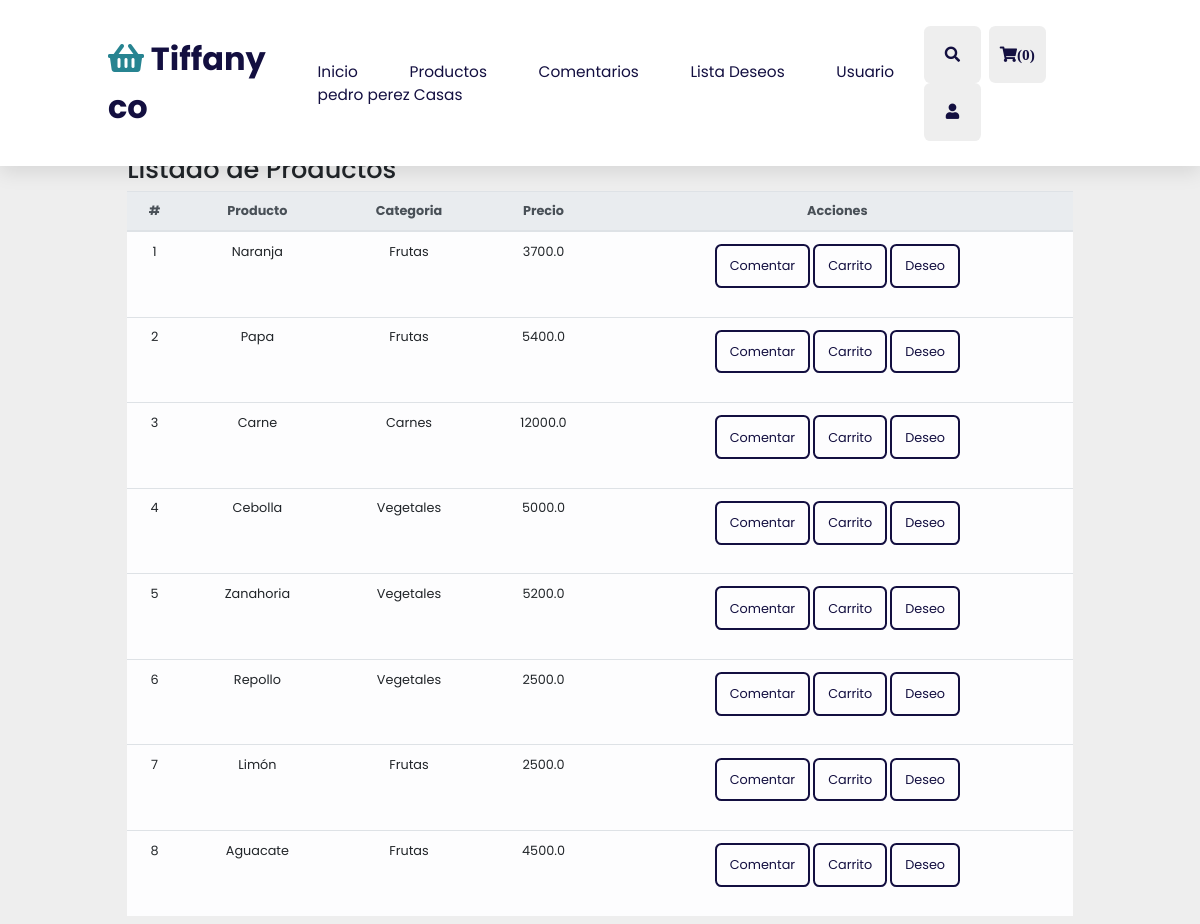
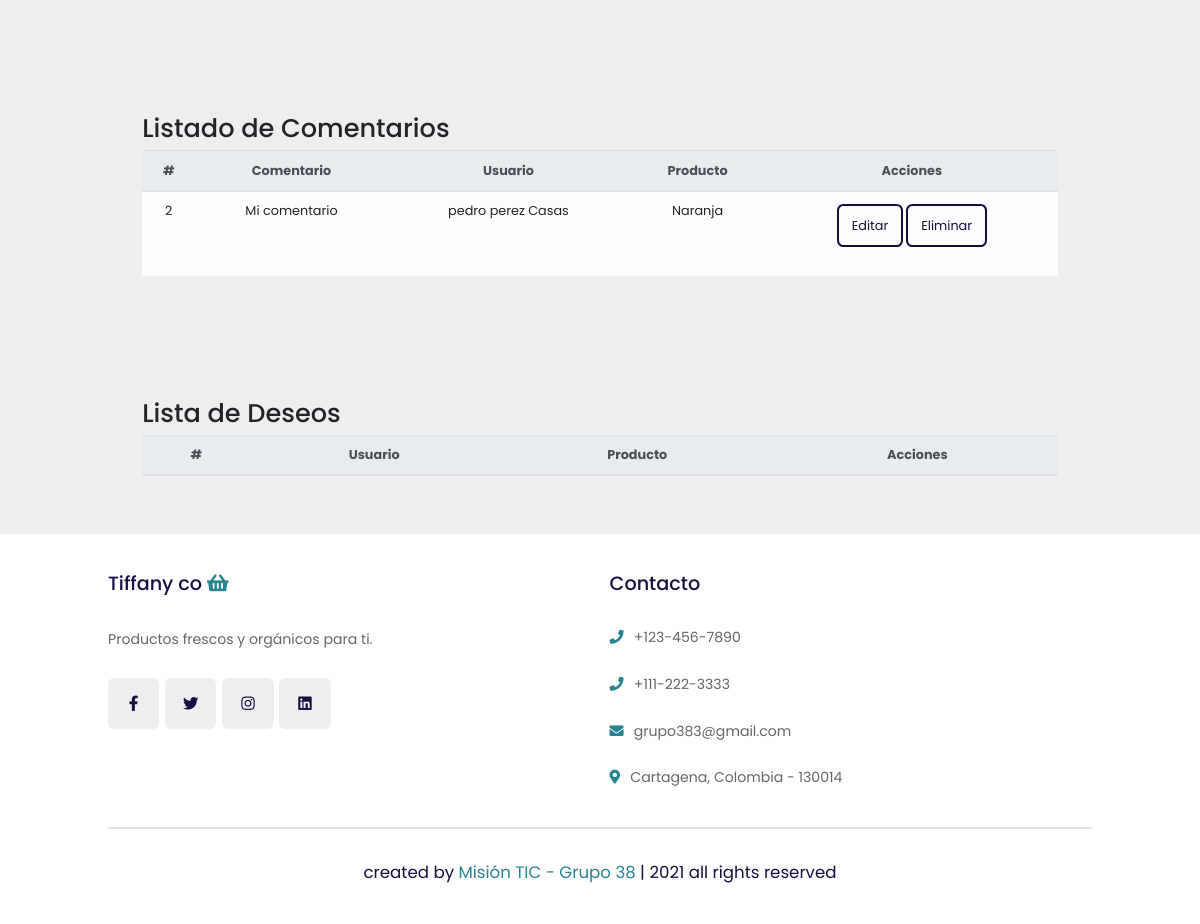
Page /compra (signed in) on the earlier database version (2 pictures, top to bottom).
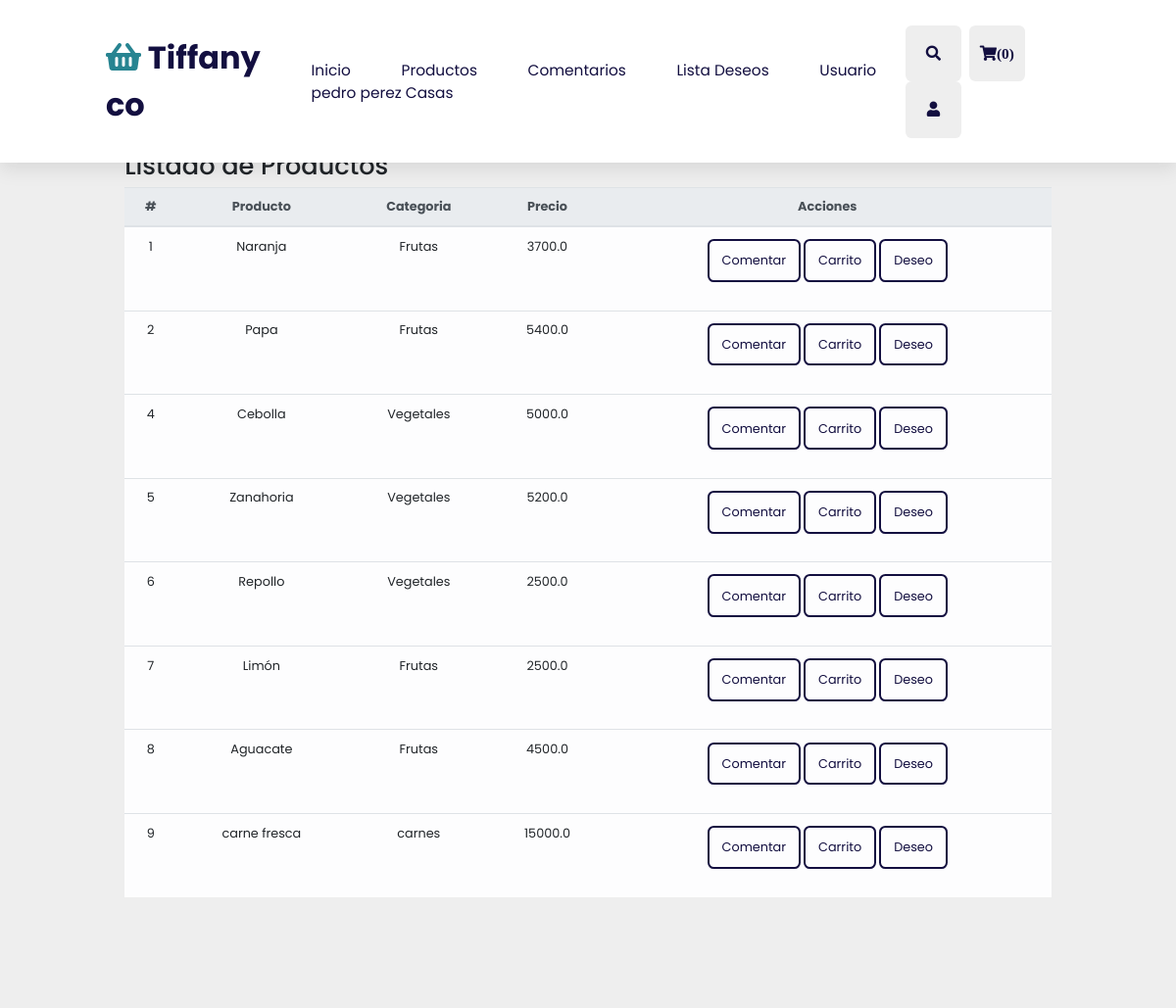
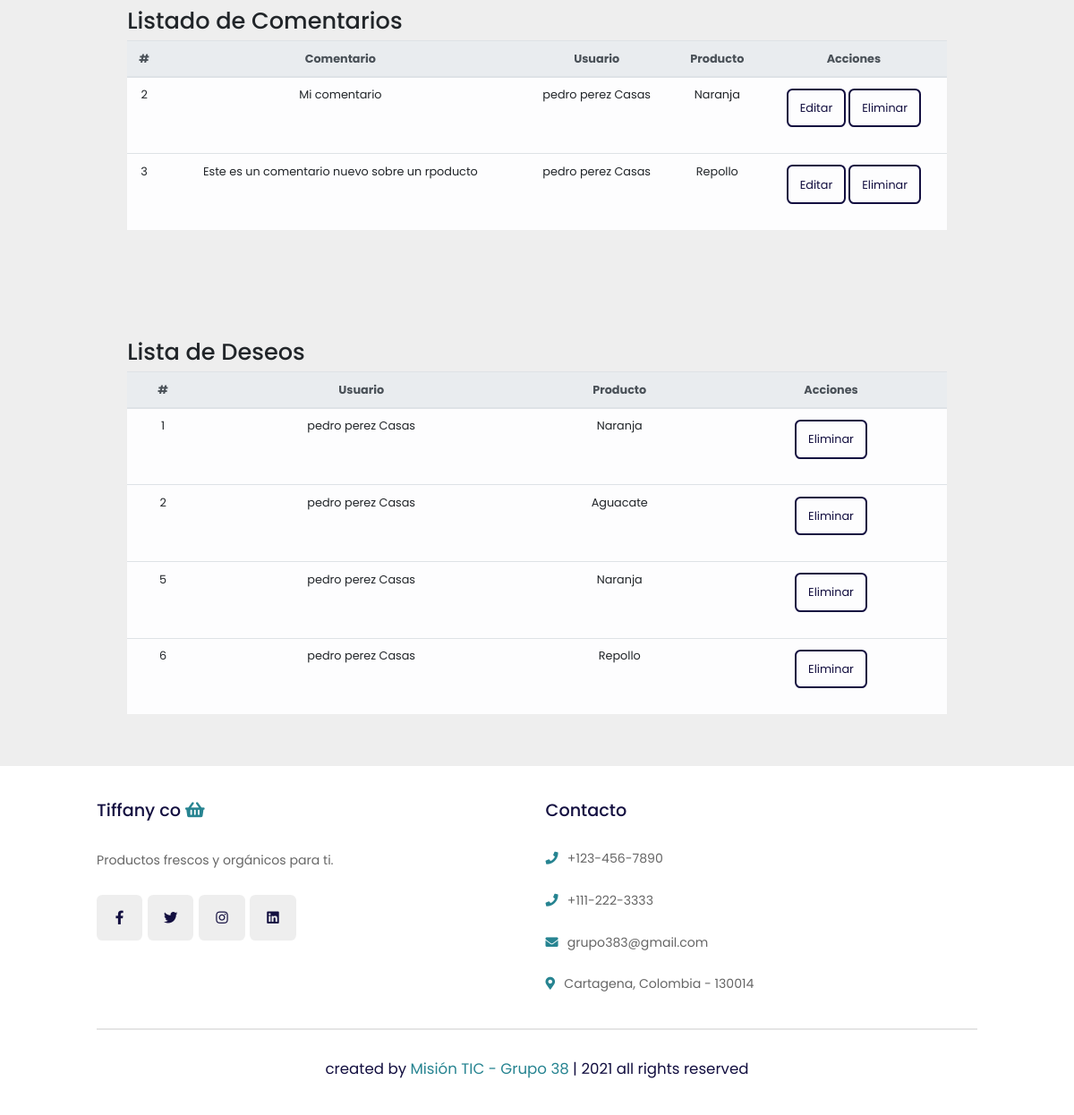
Same page on the later database version (2 pictures, top to bottom).
### app.py (models this page shows)
class Users(db.Model):
    id = db.Column(db.Integer, primary_key=True)
    nombre = db.Column(db.String(150), nullable=False)
    telefono = db.Column(db.String(20), nullable=False)
    email = db.Column(db.String(100), unique=True, nullable=False)
    password = db.Column(db.String(80), nullable=False)
    perfil = db.Column(db.String(1), default='1')
    comentario = db.relationship("Comentarios", backref="users")
    compra = db.relationship('Compras', backref='users')
    deseo = db.relationship('ListaDeseos', backref='users')

class Products(db.Model):
    id = db.Column(db.Integer, primary_key=True)
    producto = db.Column(db.String(150), nullable=False)
    categoria = db.Column(db.String(50), nullable=False)
    precio = db.Column(db.Float, default = 0.0)
    stock = db.Column(db.Integer, default=0)
    comentario = db.relationship('Comentarios', backref='products')
    compra = db.relationship('Compras', backref='products')
    deseo = db.relationship('ListaDeseos', backref='products')

class Comentarios(db.Model):
    id = db.Column(db.Integer, primary_key=True)
    comentario = db.Column(db.String(300), nullable=False)
    id_user = db.Column(db.Integer, db.ForeignKey('users.id'), nullable=False)
    id_producto = db.Column(db.Integer, db.ForeignKey('products.id'), nullable=False)

class ListaDeseos(db.Model):
    id = db.Column(db.Integer, primary_key=True)
    id_user = db.Column(db.Integer, db.ForeignKey('users.id'), nullable=False)
    id_producto = db.Column(db.Integer, db.ForeignKey('products.id'), nullable=False)

### app.py (the view)
@app.route('/compra')
def compra():
    try:
        if 'usercompra' in session:
            userid = session['userid']
            productos = Products.query.all()
            comentarios = Comentarios.query.filter_by(id_user=userid).all()
            ldeseos = ListaDeseos.query.filter_by(id_user=userid).all()
    except Exception as e:
        print(e)
    return render_template('compra.html', productos=productos, comentarios=comentarios, ldeseos= ldeseos)

### templates/compra.html (shortened to what this page needs)
<!DOCTYPE html>
<html lang="en">
<head>
    <link rel="stylesheet" href="https://unpkg.com/swiper@7/swiper-bundle.min.css" />
    <link rel="stylesheet" href="https://cdnjs.cloudflare.com/ajax/libs/font-awesome/5.15.4/css/all.min.css">
    <link rel="stylesheet" href="https://maxcdn.bootstrapcdn.com/bootstrap/4.0.0/css/bootstrap.min.css">
    <link rel="stylesheet" href="{{url_for('static', filename='css/style.css') }}">
</head>
<body>
    <header class="header">
        <a href="{{url_for('compra')}}" class="logo"> <i class="fas fa-shopping-basket"></i> Tiffany co </a>
        <nav class="navbar">
            <a href="{{url_for('compra')}}">Inicio</a>
            <a href="#products">Productos</a>
            <a href="#review">Comentarios</a>
            <a href="#listadeseos">Lista Deseos</a>
            <a href="#products">Usuario</a>
            <a href="{{url_for('compra')}}">{{session['usercompra']}}</a>
        </nav>
        <div class="icons">
            <div class="fas fa-search" id="search-btn"></div>
            <div class="fas fa-shopping-cart" id="cart-btn">({{session['Carritocompra']|length}})</div>
            <div class="fas fa-user" id="login-btn"></div>
        </div>
    </header>
    <section class="features">
    </section>
    <section class="products" id="products">
        <div class="container p-4 mt-4">
            <div class="row">
                <div class="col">
                    <h2>Listado de Productos</h2>
                    <table class="table table-light">
                        <thead class="thead-light">
                            <tr style="text-align: center">
                                <th>#</th>
                                <th>Producto</th>
                                <th>Categoria</th>
                                <th>Precio</th>
                                <th>Acciones</th>
                            </tr>
                        </thead>
                        <tbody>
                            {% for product in productos %}
                            <tr style="text-align: center">
                                <td>{{product.id}}</td>
                                <td>{{product.producto}}</td>
                                <td>{{product.categoria}}</td>
                                <td>{{product.precio}}</td>
                                <td>
                                    <div>
                                        <a href="" class="btn btn-default btn-rounded mb-4" data-toggle="modal"
                                            data-target="#modalLoginForm{{product.id}}">Comentar</a>
                                        <a href="" class="btn btn-default btn-rounded mb-4" data-toggle="modal"
                                            data-target="#modalcarrito{{product.id}}"">Carrito</a>
                                        <a href="" class=" btn btn-default btn-rounded mb-4" data-toggle="modal"
                                            data-target="#modaldeseo{{product.id}}">Deseo</a>
                                    </div>
                                </td>
                            </tr>
                            {% endfor %}
                        </tbody>
                    </table>
                </div>
            </div>
        </div>
    </section>
    <section class="reviews" id="comentarios">
        <div class="container p-4 mt-4">
            <div class="col">
                <h2>Listado de Comentarios</h2>
                <table class="table table-light">
                    <thead class="thead-light">
                        <tr style="text-align: center">
                            <th>#</th>
                            <th>Comentario</th>
                            <th>Usuario</th>
                            <th>Producto</th>
                            <th>Acciones</th>
                        </tr>
                    </thead>
                    <tbody>
                        {% for comenta in comentarios %}
                        <tr style="text-align: center">
                            <td>{{comenta.id}}</td>
                            <td>{{comenta.comentario}}</td>
                            <td>{{comenta.users.nombre}}</td>
                            <td>{{comenta.products.producto}}</td>
                            <td>
                                <a href="{{comenta.id}}" class="btn btn-default btn-rounded mb-4" data-toggle="modal"
                                    data-target="#modalcomentario{{comenta.id}}">Editar</a>
                                <a onclick="return confirm('¿Desea borrar el producto?')"
                                    class="btn btn-danger tn-rounded mb-4"
                                    href="{{url_for('del_comenta', id=comenta.id)}}">Eliminar</a>
                            </td>
                        </tr>
                        {% endfor %}
                    </tbody>
                </table>
            </div>
        </div>
    </section>
    <section class="reviews" id="listadeseos">
        <div class="container p-4 mt-4">
            <div class="col">
                <h2>Lista de Deseos</h2>
                <table class="table table-light">
                    <thead class="thead-light">
                        <tr style="text-align: center">
                            <th>#</th>
                            <th>Usuario</th>
                            <th>Producto</th>
                            <th>Acciones</th>
                        </tr>
                    </thead>
                    <tbody>
                        {% for ldeseo in ldeseos %}
                        <tr style="text-align: center">
                            <td>{{ldeseo.id}}</td>
                            <td>{{ldeseo.users.nombre}}</td>
                            <td>{{ldeseo.products.producto}}</td>
                            <td>
                                <a onclick="return confirm('¿Desea borrar el itém?')"
                                    class="btn btn-danger tn-rounded mb-4"
                                    href="{{url_for('del_ldeseo', id=ldeseo.id)}}">Eliminar</a>
                            </td>
                        </tr>
                        {% endfor %}
                    </tbody>
                </table>
            </div>
        </div>
    </section>
    <section class="footer">
        <div class="box-container">
            <div class="box">
                <h3> Tiffany co <i class="fas fa-shopping-basket"></i> </h3>
                <p>Productos frescos y orgánicos para ti.</p>
                <div class="share">
                    <a href="#" class="fab fa-facebook-f"></a>
                    <a href="#" class="fab fa-twitter"></a>
                    <a href="#" class="fab fa-instagram"></a>
                    <a href="#" class="fab fa-linkedin"></a>
                </div>
            </div>
            <div class="box">
                <h3>Contacto</h3>
                <a href="#" class="links"> <i class="fas fa-phone"></i> +123-456-7890 </a>
                <a href="#" class="links"> <i class="fas fa-phone"></i> +111-222-3333 </a>
                <a href="#" class="links"> <i class="fas fa-envelope"></i> grupo383@gmail.com </a>
                <a href="#" class="links"> <i class="fas fa-map-marker-alt"></i> Cartagena, Colombia - 130014 </a>
            </div>
        </div>
        <div class="credit"> created by <span> Misión TIC - Grupo 38 </span> | 2021 all rights reserved </div>
    </section>
</body>
</html>

### static/css/style.css (style rules this page uses)
:root { --orange:#278491; --black:#130f40; --light-color:#666; --box-shadow:0 .5rem 1.5rem rgba(0,0,0,.1); --border:.2rem solid rgba(0,0,0,.1); --outline:.1rem solid rgba(0,0,0,.1); --outline-hover:.2rem solid var(--black); }
* { font-family: 'Poppins', sans-serif; margin:0; padding:0; box-sizing: border-box; outline: none; border:none; text-decoration: none; transition: all .2s linear; }
html { font-size: 80%; overflow-x: hidden; scroll-behavior: smooth; scroll-padding-top: 7rem; }
body { background:#eee; }
section { padding:2rem 9%; }
.btn { margin-top: .2rem; display: inline-block; padding:.8rem 1rem; font-size: 1rem; border-radius: .5rem; border:.2rem solid var(--black); color:var(--black); cursor: pointer; background: none; }
.header { position: fixed; top:0; left:0; right: 0; z-index: 1000; display: flex; align-items: center; justify-content: space-between; padding:2rem 9%; background:#fff; box-shadow: var(--box-shadow); }
.header .logo { font-size: 2.5rem; font-weight: bolder; color:var(--black); }
.header .logo i { color:var(--orange); }
.header .navbar a { font-size: 1.2rem; margin:0 1rem; color:var(--black); }
.header .icons div { height: 4.5rem; width: 4.5rem; line-height: 4.5rem; border-radius: .5rem; background: #eee; color:var(--black); font-size: 1.2rem; margin-left: .3rem; cursor: pointer; text-align: center; }
.footer { background: #fff; }
.footer .box-container { display: grid; grid-template-columns: repeat(auto-fit, minmax(25rem, 1fr)); gap:1.5rem; }
.footer .box-container .box h3 { font-size: 1.5rem; color:var(--black); padding:1rem 0; }
.footer .box-container .box h3 i { color:var(--orange); }
.footer .box-container .box .links { display: block; font-size: 1.1rem; color:var(--light-color); padding:1rem 0; }
.footer .box-container .box .links i { color:var(--orange); padding-right: .5rem; }
.footer .box-container .box p { line-height: 1.8; font-size: 1.1rem; color:var(--light-color); padding:1rem 0; }
.footer .box-container .box .share a { height:4rem; width:4rem; line-height:4rem; border-radius: .5rem; font-size: 1.2rem; color:var(--black); margin-right: .2rem; background: #eee; text-align: center; }
.footer .credit { text-align: center; margin-top: 2rem; padding:1rem; padding-top: 2.5rem; font-size: 1.3rem; color:var(--black); border-top: var(--border); }
.footer .credit span { color:var(--orange); }

Differences in the rows shown:
removed Products: id "3", producto "Carne", categoria "Carnes", precio "12000.0"
added Products: id "9", producto "carne fresca", categoria "carnes", precio "15000.0"
added Comentarios: id "3", comentario "Este es un comentario nuevo sobre un rpoducto", users.nombre "pedro perez Casas", products.producto "Repollo"
added ListaDeseos: id "1", users.nombre "pedro perez Casas", products.producto "Naranja"
added ListaDeseos: id "2", users.nombre "pedro perez Casas", products.producto "Aguacate"
added ListaDeseos: id "5", users.nombre "pedro perez Casas", products.producto "Naranja"
added ListaDeseos: id "6", users.nombre "pedro perez Casas", products.producto "Repollo"
